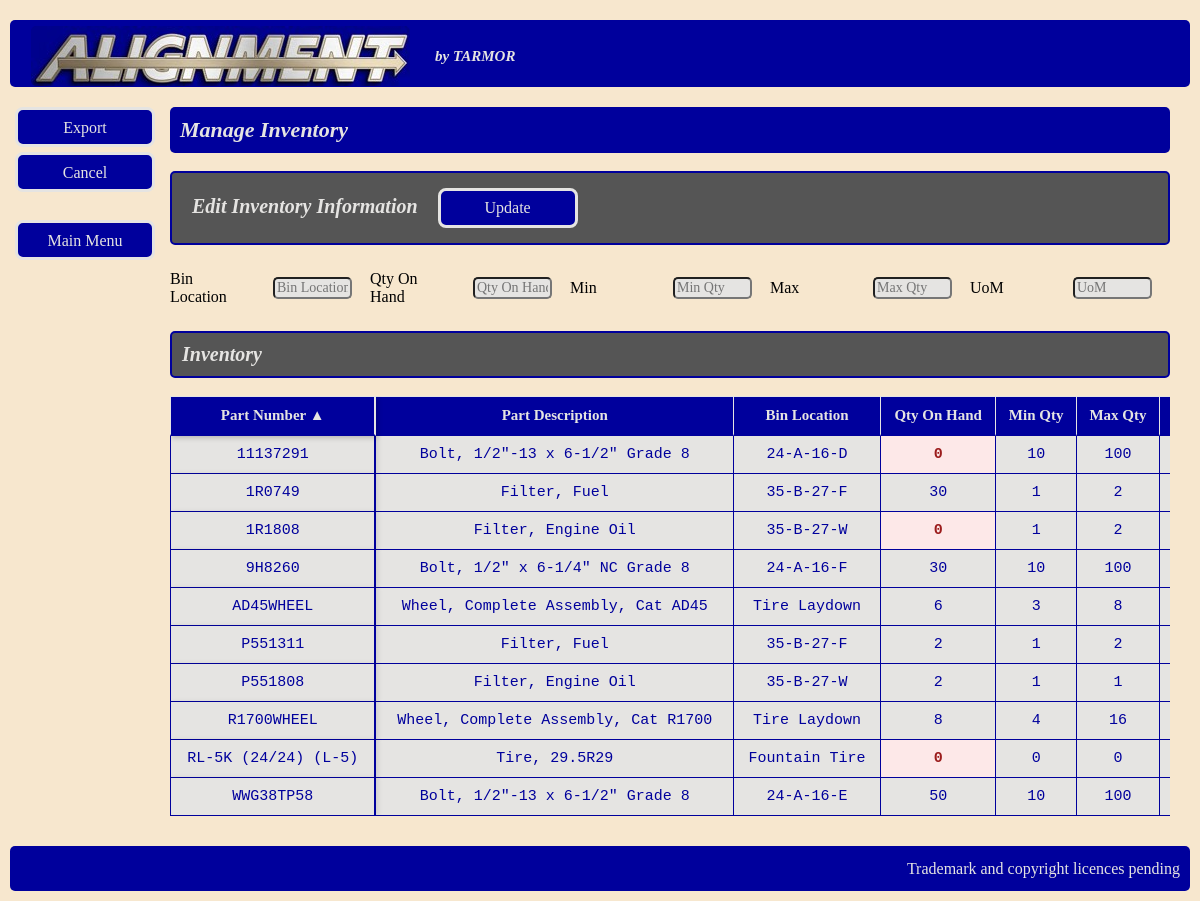
Screenshot of /inventory/manage_inventory/ with the database file from the repository.
### inventory/models.py (models this page shows, shortened)
class InventoryItem(models.Model):
    part_number = models.CharField(max_length=20)
    part_description = models.CharField(max_length=255)
    supplier = models.ForeignKey(Supplier, on_delete=models.PROTECT, db_column='supplier_name')
    manufacturer = models.CharField(max_length=255, null=True, blank=True)
    qty = models.IntegerField()
    uom = models.CharField(max_length=10)
    unit_price = models.DecimalField(max_digits=10, decimal_places=2)
    stock = models.CharField(max_length=10, choices=stock_choices)
    controlled_product = models.CharField(max_length=3, choices=yesno_choices)
    bin_location = models.CharField(max_length=50)
    qty_onhand = models.IntegerField()
    min_qty = models.IntegerField()
    max_qty = models.IntegerField()
    last_transaction_date = models.DateField(default=timezone.now)
    last_transaction_number = models.CharField(max_length=10)
    alternatives = models.ManyToManyField('self', blank=True, symmetrical=True)
    class Meta:
        constraints = [
            models.UniqueConstraint(
                fields=['part_number', 'manufacturer'],
                name='unique_part_manufacturer'
            )
        ]

### inventory/views.py (the view, shortened to what this page needs)
# urls.py: path('manage_inventory/', views.manage_inventory, name='manage_inventory'),
def manage_inventory(request):
    edit_id = request.GET.get('edit')
    edit_item = None
    if edit_id:
        edit_item = get_object_or_404(InventoryItem, id=edit_id)
    sort_by = request.GET.get('sort', 'part_number')
    is_descending = sort_by.startswith('-')
    clean_sort_key = sort_by.lstrip('-')
    sort_mapping = {
        'part_number': 'part_number',
        'part_description': 'part_description',
        'bin_location': 'bin_location',
        'qty_onhand': 'qty_onhand',
        'min_qty': 'min_qty',
        'max_qty': 'max_qty',
        'uom': 'uom',
        'last_transaction_date': 'last_transaction_date',
        'last_transaction_number': 'last_transaction_number',
    }
    if clean_sort_key in sort_mapping:
        db_field = sort_mapping[clean_sort_key]
        order_field = f"-{db_field}" if is_descending else db_field
        inventory_list = InventoryItem.objects.all().order_by(order_field)
    else:
        inventory_list = InventoryItem.objects.all().order_by('part_number')
    return render(request, 'inventory/manage_inventory.html', {
        'manage_inventory': inventory_list,
        'edit_item': edit_item,
        'sort': sort_by,
    })

### inventory/templates/inventory/manage_inventory.html (shortened to what this page needs)
{% extends "core/base.html" %}
{% load static %}
{% block sidebar %}
<div class="leftnavbar">
    <ul>
        <li><a href="{% url 'inventory:export_manage_inventory_excel' %}?{{ filter_url }}">Export</a></li>
        <li><a href="{% url 'inventory:inventory' %}" onclick="return confirm('Information will be lost! Proceed?');">Cancel</a></li>
        <br>
        <li><a href="{% url 'core:home' %}">Main Menu</a></li>
    </ul>
</div>
{% endblock %}
{% block content %}
<div class="main">
    <h2>Manage Inventory </h2>
    <br>
    <div >
            <h3>
                &nbsp; Edit Inventory Information &nbsp; <button type="submit" form="edit-form" class="button">Update</button>
            </h3>
            <form id="edit-form"  method="POST" action=".">
                <table class="table-bare-container">
                    <tr>
                        <td>Bin Location</td>
                        <td><input type="text" name="bin_location" value="{{ edit_item.bin_location|default:'' }}" placeholder="Bin Location" class="input"></td>
                        <td>Qty On Hand</td>
                        <td><input type="text" name="qty_onhand" value="{{ edit_item.qty_onhand|default:'' }}" placeholder="Qty On Hand" class="input"></td>
                        <td>Min</td>
                        <td><input type="text" name="min_qty" value="{{ edit_item.min_qty|default:'' }}" placeholder="Min Qty" class="input"></td>
                        <td>Max</td>
                        <td><input type="text" name="max_qty" value="{{ edit_item.max_qty|default:'' }}" placeholder="Max Qty" class="input"></td>
                        <td>UoM</td>
                        <td><input type="text" name="uom" value="{{ edit_item.uom|default:'' }}" placeholder="UoM" class="input"></td>
                    </tr>
                </table>
            </form>
        </div>
        <div >
            <h3> Inventory </h3>
            <br>
            <div class="table-container">
                <table  class="table">
                    <thead>
                        <tr>
                            <th class="th">
                                <a href="?sort={% if sort == 'part_number' %}-part_number{% else %}part_number{% endif %}" class="sort_header">
                                    Part Number {% if sort == 'part_number' %} ▲ {% elif sort == '-part_number' %} ▼ {% endif %}
                                </a>
                            </th>
                            <th class="th">
                                <a href="?sort={% if sort == 'part_description' %}-part_description{% else %}part_description{% endif %}" class="sort_header">
                                    Part Description {% if sort == 'part_description' %} ▲ {% elif sort == '-part_description' %} ▼ {% endif %}
                                </a>
                            </th>
                            <th class="th">
                                <a href="?sort={% if sort == 'bin_location' %}-bin_location{% else %}bin_location{% endif %}" class="sort_header">
                                    Bin Location {% if sort == 'bin_location' %} ▲ {% elif sort == '-bin_location' %} ▼ {% endif %}
                                </a>
                            </th>
                            <th class="th">
                                <a href="?sort={% if sort == 'qty_onhand' %}-qty_onhand{% else %}qty_onhand{% endif %}" class="sort_header">
                                    Qty On Hand {% if sort == 'qty_onhand' %} ▲ {% elif sort == '-qty_onhand' %} ▼ {% endif %}
                                </a>
                            </th>
                            <th class="th">
                                <a href="?{% for key, value in request.GET.items %}{% if key != 'sort' %}{{ key }}={{ value }}&{% endif %}{% endfor %}sort={% if sort == 'min_qty' %}-min_qty{% else %}min_qty{% endif %}" class="sort_header">
                                    Min Qty {% if sort == 'min_qty' %} ▲ {% elif sort == '-min_qty' %} ▼ {% endif %}
                                </a>
                            </th>
                            <th class="th">
                                <a href="?{% for key, value in request.GET.items %}{% if key != 'sort' %}{{ key }}={{ value }}&{% endif %}{% endfor %}sort={% if sort == 'max_qty' %}-max_qty{% else %}max_qty{% endif %}" class="sort_header">
                                    Max Qty {% if sort == 'max_qty' %} ▲ {% elif sort == '-max_qty' %} ▼ {% endif %}
                                </a>
                            </th>
                            <th class="th">
                            </th>
                        </tr>
                    </thead>
                    <tbody>
                        {% for manage in manage_inventory %}
                            <tr>
                                <td class="td">{{manage.part_number}}</td>
                                <td class="td">{{manage.part_description}}</td>
                                <td class="td">{{manage.bin_location}}</td>
                                <td class="td" {% if manage.qty_onhand <= manage.min_qty %}style="color: #9b1c1c; font-weight: bold; background-color: #fde8e8 !important;"{% endif %}>
                                    {{ manage.qty_onhand }}
                                </td>
                                <td class="td">{{manage.min_qty}}</td>
                                <td class="td">{{manage.max_qty}}</td>
                                <td class="td">{{manage.uom}}</td>
                            </tr>
                            {% empty %}
                            <tr><td colspan="10">No records found.</td></tr>
                        {% endfor %}
                    </tbody>
                </table>
            </div>
        </div>
    </div>
{% endblock %}

### static/css/Stylesheet.css (style rules this page uses)
* { box-sizing: border-box; }
body { font-family: Cascadia Code; background-color:#f7e7ce; padding: 0; margin: 0; }
.main { flex: 1; min-width: 0; padding: 10px; display: block; }
.input { background-color: #e5e4e2; font-size: 14px; font-family: Cascadia Code; margin: 2px; field-sizing: content; min-width: 10ch; border-radius: 5px; }
h2 { width: 100%; margin: 0px; background-color: #00009c; color: #e5e4e2; font-family: Cascadia Code; font-size: 22px; padding: 10px; font-style: italic; border-radius: 5px; clear: right; box-sizing: border-box; display:block; }
h3 { background-color: #555555; color: #e5e4e2; font-family: Cascadia Code; font-size: 20px; padding: 10px; font-style: italic; width: 100%; margin: 0px; border: 2px solid #00009c; border-radius: 5px; clear: right; }
.leftnavbar { width: 140px; flex-shrink: 0; margin-top: 10px; }
.leftnavbar ul { padding: 0px; list-style: none; margin: 0px; }
.leftnavbar ul li a { text-decoration: none; border: 3px solid #e5e4e2; font-family: Cascadia Code; font-size: 16px; background-color: #00009c; color: #e5e4e2; display: block; width: 140px; height: 40px; margin: 5px; padding: 10px; border-radius: 8px; text-align: center; line-height: 15px; }
button { background-color: #00009c; color: #e5e4e2; font-size: 16px; font-family: Cascadia Code; height: 40px; width: 140px; margin: 5px; border: 3px solid #e5e4e2; border-radius: 8px; }
.button { display: inline-block; background-color: #00009c; color: #e5e4e2; font-size: 16px; font-family: Cascadia Code; padding: 8px 16px; min-width: 140px; margin: 5px; border: 3px solid #e5e4e2; border-radius: 8px; text-decoration: none; text-align: center; box-sizing: border-box; cursor: pointer; }
.table { width: 100%; border-collapse: separate !important; border-spacing: 0 !important; table-layout: auto; min-width: 1500px; }
.table-container { display: block !important; width: 100%; height: auto !important; max-height: 600px !important; overflow-x: auto !important; overflow-y: auto !important; position: relative; clear: both; }
.table thead tr th { position: sticky; top: 0; z-index: 20; background-color: #00009c; color: #e5e4e2; font-family: Cascadia Code; font-size: 15px; padding: 10px; border-bottom: 2px solid #00009c; border-top: 1px solid #e5e4e2; border-right: 1px solid #e5e4e2; white-space: nowrap; }
.th { position: sticky !important; top: 0 !important; z-index: 20 !important; background-color: #00009c !important; color: #e5e4e2 !important; font-family: Cascadia Code, monospace; font-size: 15px; padding: 10px; border-bottom: 2px solid #00009c; border-top: 1px solid #e5e4e2; border-right: 1px solid #e5e4e2; white-space: nowrap; }
.td { background-color: #e5e4e2; color: #00009c; font-family: Cascadia Code, monospace; font-size: 15px; text-align: center; white-space: normal; padding: 10px; border-bottom: 1px solid #00009c; border-right: 1px solid #00009c; }
.table thead tr th:first-child, .th:first-child { position: sticky !important; top: 0 !important; left: 0 !important; z-index: 30 !important; background-color: #00009c !important; color: #e5e4e2 !important; border-right: 2px solid #e5e4e2 !important; border-left: 1px solid #e5e4e2 !important; box-shadow: 2px 2px 5px rgba(0,0,0,0.2); }
.table tbody tr td:first-child, .td:first-child { position: sticky !important; left: 0 !important; z-index: 10 !important; background-color: #e5e4e2 !important; color: #00009c !important; border-right: 2px solid #00009c !important; border-left: 1px solid #00009c !important; box-shadow: 2px 0 5px rgba(0,0,0,0.1); }
.table-bare-container { width: 100%; table-layout: fixed; border-collapse: separate; border-spacing: 0px 12px; margin-left: 0px; padding-top: 12px; padding-bottom: 12px; }
.table-bare-container td { padding-right: 20px; vertical-align: middle; word-wrap: break-word; }
.table-bare-container td:nth-child(odd) { padding-left: 0px; text-align: left; }
.table-bare-container .input, .table-bare-container select, .table-bare-container input { width: 100%; box-sizing: border-box; }
.sort_header { text-decoration: none; color: inherit }

### rows the page displays
InventoryItem: part_number "11137291", part_description "Bolt, 1/2\"-13 x 6-1/2\" Grade 8", bin_location "24-A-16-D", qty_onhand "0", min_qty "10", max_qty "100"
InventoryItem: part_number "1R0749", part_description "Filter, Fuel", bin_location "35-B-27-F", qty_onhand "30", min_qty "1", max_qty "2"
InventoryItem: part_number "1R1808", part_description "Filter, Engine Oil", bin_location "35-B-27-W", qty_onhand "0", min_qty "1", max_qty "2"
InventoryItem: part_number "9H8260", part_description "Bolt, 1/2\" x 6-1/4\" NC Grade 8", bin_location "24-A-16-F", qty_onhand "30", min_qty "10", max_qty "100"
InventoryItem: part_number "AD45WHEEL", part_description "Wheel, Complete Assembly, Cat AD45", bin_location "Tire Laydown", qty_onhand "6", min_qty "3", max_qty "8"
InventoryItem: part_number "P551311", part_description "Filter, Fuel", bin_location "35-B-27-F", qty_onhand "2", min_qty "1", max_qty "2"
InventoryItem: part_number "P551808", part_description "Filter, Engine Oil", bin_location "35-B-27-W", qty_onhand "2", min_qty "1", max_qty "1"
InventoryItem: part_number "R1700WHEEL", part_description "Wheel, Complete Assembly, Cat R1700", bin_location "Tire Laydown", qty_onhand "8", min_qty "4", max_qty "16"
InventoryItem: part_number "RL-5K (24/24) (L-5)", part_description "Tire, 29.5R29", bin_location "Fountain Tire", qty_onhand "0", min_qty "0", max_qty "0"
InventoryItem: part_number "WWG38TP58", part_description "Bolt, 1/2\"-13 x 6-1/2\" Grade 8", bin_location "24-A-16-E", qty_onhand "50", min_qty "10", max_qty "100"
